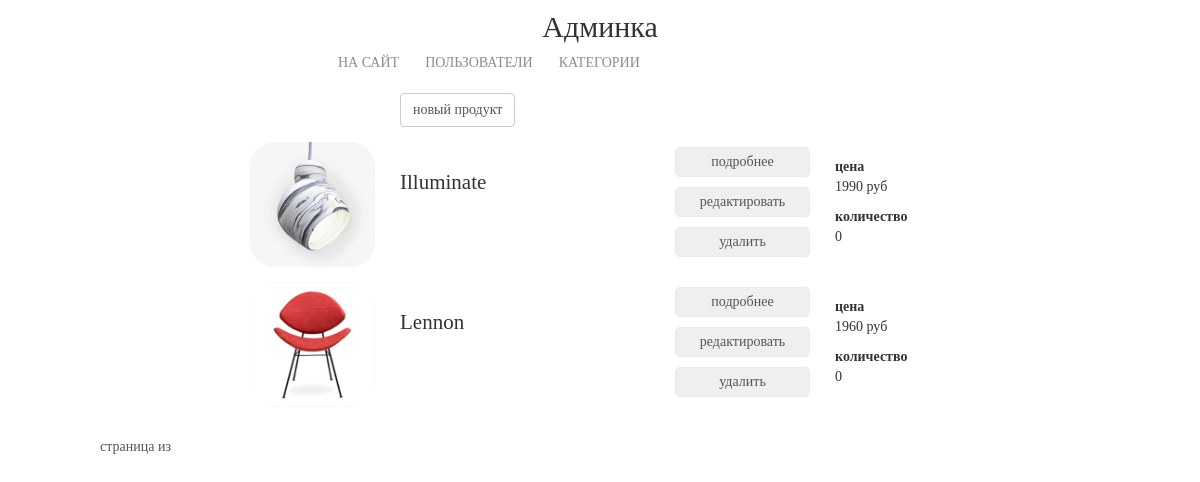
Page /my/admin/category/2/products_list/2/ (signed in) on the committed database.
### mainapp/models.py (models this page shows, shortened)
class Product(models.Model):
    category = models.ForeignKey(ProductCategory, on_delete=models.PROTECT, verbose_name='Категория')
    name = models.CharField('Название', max_length=128)
    short_description = models.CharField('Краткое описание', max_length=128, blank=True)
    description = models.TextField('Описание', blank=True)
    quantity = models.PositiveIntegerField('Количество', default=0)
    price = models.DecimalField('Цена', max_digits=10, decimal_places=0, default=0)
    image = models.ImageField(upload_to='products_images', blank=True)
    is_active = models.BooleanField(default=True, db_index=True)
    created_at = models.DateTimeField('Дата создания', auto_now_add=True)
    updated_at = models.DateTimeField('Дата обновления', auto_now=True)

### adminapp/views.py (the view)
# urls.py: re_path(r'^category/(?P<pk>\d+)/products_list/$', adminapp.CategoryProductsListView.as_view(),
class CategoryProductsListView(SuperUserOnlyMixin, PageTitleMixin, ListView):
    model = Product
    paginate_by = 2

### adminapp/views.py (called while the page is built)
    @method_decorator(user_passes_test(lambda x: x.is_superuser))
    def dispatch(self, request, *args, **kwargs):
        return super().dispatch(request, *args, **kwargs)

    def get_context_data(self, **kwargs):
        context = super().get_context_data(**kwargs)
        context['title'] = self.page_title
        return context

### basketapp/context_processors.py (called while the page is built)
def basket(request):
    if request.user.is_authenticated:
        basket = request.user.basket.select_related('product', 'product__category').all()
    else:
        basket = []
    return {
        'basket': basket,
    }

### mainapp/templatetags/my_filters.py (called while the page is built)
@register.filter(name='media_folder_products')
def media_folder_products(string):
    if not string:
        string = 'products_images/default.jpg'
    return f'{settings.MEDIA_URL}{string}'

### adminapp/templates/mainapp/product_list.html (shortened to what this page needs)
{% extends 'adminapp/base.html' %}
{% load static %}
{% load my_filters %}
{% block container %}
    <div class="products_list">
        <a class="new_product btn btn-default"
           href="{% url 'my_admin:product_create' %}">новый продукт</a>
        {% for object in object_list %}
            <div class="product_record {% if not object.is_active %}not_active{% endif %}">
                <img src="{{ object.image|media_folder_products }}" alt="{{ object.name }}">
                <div class="product_name">
                    {{ object.name|title }}
                </div>
                <div class="product_actions">
                    <button>
                        <a href="{% url 'my_admin:product_read' object.pk %}">подробнее</a>
                    </button>
                    <button>
                        <a href="{% url 'my_admin:product_update' object.pk %}">редактировать</a>
                    </button>
                    <button>
                        <a href="{% url 'my_admin:product_delete' object.pk %}">удалить</a>
                    </button>
                </div>
                <div class="summary">
                    <b>цена</b>
                    <p>{{ object.price }} руб</p>
                    <b>количество</b>
                    <p>{{ object.quantity }}</p>
                </div>
            </div>
        {% endfor %}
    </div>
    <div class="paginator">
            <span class="current">страница {{ object_list.number }} из {{ object_list.paginator.num_pages }}</span>
        </div>
{% endblock %}

### static/css/style.css (style rules this page uses)
* { margin: 0; padding: 0; }
html, body { height: 100%; }
body { font-family: Montserrat; }
.products_list { margin-left: 250px; }
.products_list .new_product { margin-left: 150px; }
.products_list button { border: 1px solid #eaeaea; border-radius: 5px; height: 30px; margin: 5px auto; width: 135px; padding: 0 15px; }
.products_list a { color: #555; text-decoration: none; }
.product_record { height: 125px; margin: 15px auto; position: relative; }
.product_record .product_name { display: block; float: left; margin-top: 25px; margin-left: 25px; width: 250px; font-size: 150%; }
.product_record .product_actions { display: block; float: left; margin-top: 0px; margin-left: 25px; width: 135px; }
.product_record .summary { display: block; float: left; margin-top: 15px; margin-left: 25px; width: 100px; }
.product_record img { display: block; float: left; height: 125px; width: 125px; border-radius: 25px; }
.paginator { display: block; position: relative; left: 75px; top: 15px; margin-left: 25px; color: #555; float: left; }

### rows in the picture
Product: image|media_folder_products (picture), name "Illuminate", price "1990", quantity "0"
Product: image|media_folder_products (picture), name "Lennon", price "1960", quantity "0"
